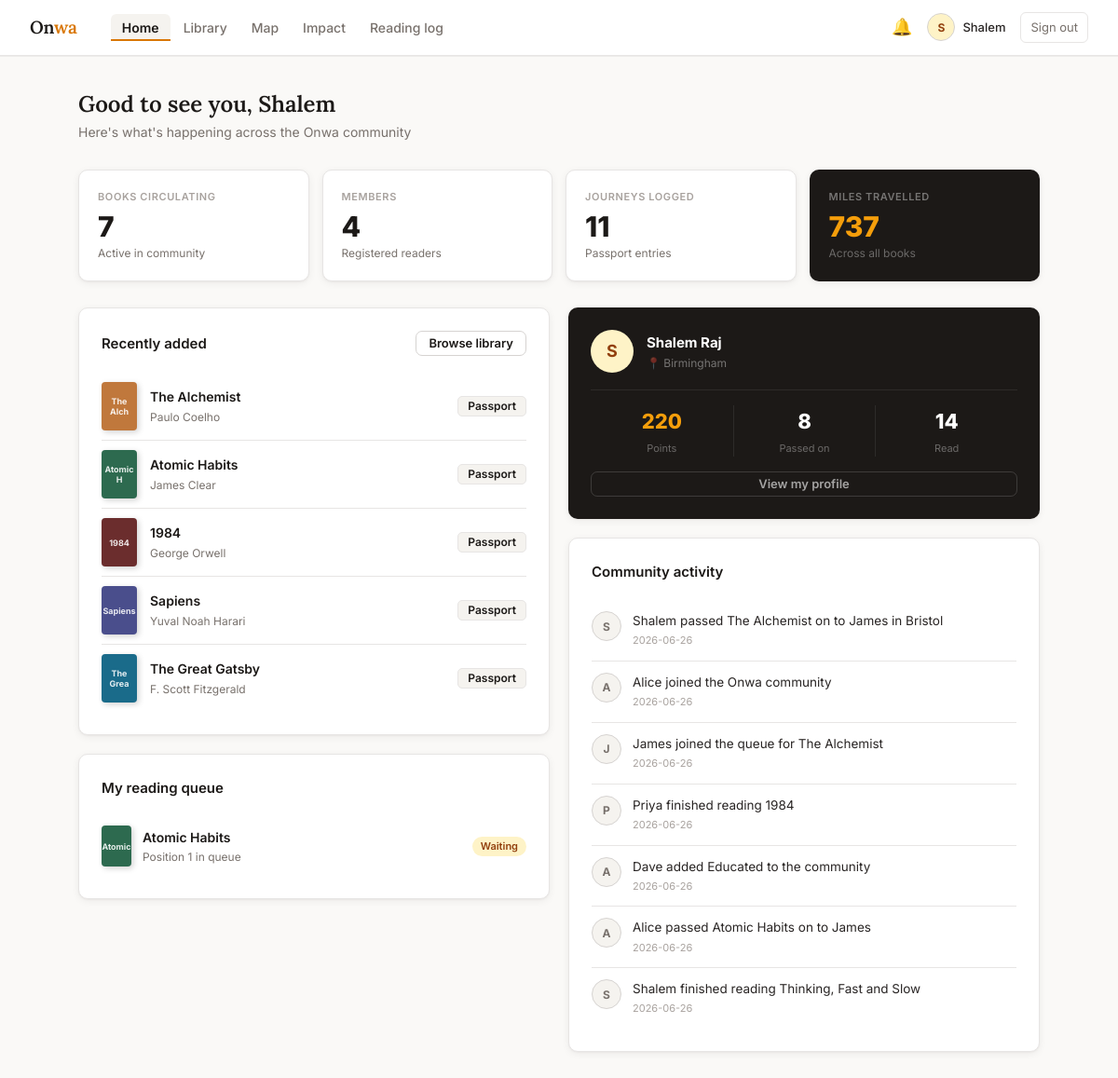
/dashboard (signed in), run on the app's committed database.
### tables this page shows
CREATE TABLE users (
            id INTEGER PRIMARY KEY AUTOINCREMENT,
            name TEXT NOT NULL,
            email TEXT UNIQUE NOT NULL,
            password TEXT NOT NULL,
            role TEXT DEFAULT 'member',
            bio TEXT DEFAULT '',
            location TEXT DEFAULT '',
            points INTEGER DEFAULT 0,
            books_passed INTEGER DEFAULT 0,
            books_read INTEGER DEFAULT 0,
            date_joined DATETIME DEFAULT CURRENT_TIMESTAMP
        );

CREATE TABLE books (
            id INTEGER PRIMARY KEY AUTOINCREMENT,
            title TEXT NOT NULL,
            author TEXT NOT NULL,
            genre TEXT,
            description TEXT,
            cover_color TEXT DEFAULT '#4A90D9',
            passport_code TEXT UNIQUE,
            current_holder_id INTEGER,
            status TEXT DEFAULT 'circulating',
            total_miles REAL DEFAULT 0,
            total_readers INTEGER DEFAULT 0,
            added_by INTEGER,
            date_added DATETIME DEFAULT CURRENT_TIMESTAMP
        );

CREATE TABLE queue (
            id INTEGER PRIMARY KEY AUTOINCREMENT,
            book_id INTEGER NOT NULL,
            user_id INTEGER NOT NULL,
            position INTEGER,
            status TEXT DEFAULT 'waiting',
            date_queued DATETIME DEFAULT CURRENT_TIMESTAMP
        );

CREATE TABLE activity (
            id INTEGER PRIMARY KEY AUTOINCREMENT,
            user_id INTEGER NOT NULL,
            type TEXT NOT NULL,
            book_id INTEGER,
            message TEXT,
            date DATETIME DEFAULT CURRENT_TIMESTAMP
        );

### app.py (the view)
@app.route('/dashboard')
def dashboard():
    if 'user_id' not in session:
        return redirect('/login')
    conn = get_db()
    uid = session['user_id']
    user = conn.execute("SELECT * FROM users WHERE id=?", (uid,)).fetchone()
    recent_books = conn.execute("SELECT * FROM books ORDER BY date_added DESC LIMIT 5").fetchall()
    my_queue = conn.execute("SELECT q.*,b.title,b.passport_code,b.cover_color FROM queue q JOIN books b ON b.id=q.book_id WHERE q.user_id=? AND q.status='waiting'", (uid,)).fetchall()
    feed = conn.execute("SELECT a.*,u.name as uname,u.location,b.title as btitle FROM activity a JOIN users u ON u.id=a.user_id LEFT JOIN books b ON b.id=a.book_id ORDER BY a.date DESC LIMIT 8").fetchall()
    stats = {
        'books': conn.execute("SELECT COUNT(*) FROM books").fetchone()[0],
        'members': conn.execute("SELECT COUNT(*) FROM users WHERE role='member'").fetchone()[0],
        'journeys': conn.execute("SELECT COUNT(*) FROM passport_entries").fetchone()[0],
        'miles': conn.execute("SELECT COALESCE(SUM(miles_travelled),0) FROM passport_entries").fetchone()[0],
    }
    conn.close()
    return render_template('dashboard.html', user=user, recent_books=recent_books, my_queue=my_queue, feed=feed, stats=stats)

### app.py (called while the page is built)
def get_db():
    conn = sqlite3.connect(DB)
    conn.row_factory = sqlite3.Row
    return conn

### templates/dashboard.html (shortened to what this page needs)
{% extends 'base.html' %}
{% block body %}
<div class="page">
  <div class="page-header">
    <h1>Good to see you, {{ user['name'].split()[0] }}</h1>
    <p>Here's what's happening across the Onwa community</p>
  </div>
  <div class="stat-row">
    <div class="stat-box">
      <div class="s-top">Books circulating</div>
      <div class="s-num">{{ stats.books }}</div>
      <div class="s-sub">Active in community</div>
    </div>
    <div class="stat-box">
      <div class="s-top">Members</div>
      <div class="s-num">{{ stats.members }}</div>
      <div class="s-sub">Registered readers</div>
    </div>
    <div class="stat-box">
      <div class="s-top">Journeys logged</div>
      <div class="s-num">{{ stats.journeys }}</div>
      <div class="s-sub">Passport entries</div>
    </div>
    <div class="stat-box" style="background:var(--ink);border-color:transparent">
      <div class="s-top" style="color:rgba(255,255,255,.4)">Miles travelled</div>
      <div class="s-num" style="color:var(--amber-bright)">{{ "%.0f"|format(stats.miles) }}</div>
      <div class="s-sub" style="color:rgba(255,255,255,.35)">Across all books</div>
    </div>
  </div>
  <div class="g2">
    <div style="display:flex;flex-direction:column;gap:20px">
      <div class="card">
        <div class="card-title">
          Recently added
          <a href="/library" class="btn btn-outline btn-sm">Browse library</a>
        </div>
        {% for book in recent_books %}
        <div style="display:flex;align-items:center;gap:14px;padding:10px 0;{% if not loop.last %}border-bottom:1px solid var(--border);{% endif %}">
          <div class="bcover" style="width:38px;height:52px;background:{{ book['cover_color'] }}">{{ book['title'][:8] }}</div>
          <div style="flex:1;min-width:0">
            <div style="font-weight:600;font-size:14px;white-space:nowrap;overflow:hidden;text-overflow:ellipsis">{{ book['title'] }}</div>
            <div style="font-size:12px;color:var(--muted);margin-top:1px">{{ book['author'] }}</div>
          </div>
          <a href="/passport/{{ book['passport_code'] }}" class="btn btn-ghost btn-xs">Passport</a>
        </div>
        {% endfor %}
      </div>
      <div class="card">
        <div class="card-title">My reading queue</div>
        {% if my_queue %}
          {% for q in my_queue %}
          <div style="display:flex;align-items:center;gap:12px;padding:10px 0;{% if not loop.last %}border-bottom:1px solid var(--border);{% endif %}">
            <div class="bcover" style="width:32px;height:44px;background:{{ q['cover_color'] }}">{{ q['title'][:6] }}</div>
            <div style="flex:1">
              <div style="font-weight:600;font-size:14px">{{ q['title'] }}</div>
              <div style="font-size:12px;color:var(--muted)">Position {{ q['position'] }} in queue</div>
            </div>
            <span class="badge b-amber">Waiting</span>
          </div>
          {% endfor %}
        {% else %}
        <div class="empty">
          <div class="empty-icon">📖</div>
          <p>You're not queued for any books.<br>
          <a href="/library" style="color:var(--amber-mid);font-weight:600;text-decoration:none">Explore the library →</a></p>
        </div>
        {% endif %}
      </div>
    </div>
    <div style="display:flex;flex-direction:column;gap:20px">
      <div class="card" style="background:var(--ink);border:none">
        <div style="display:flex;align-items:center;gap:14px;margin-bottom:18px">
          <div style="width:46px;height:46px;border-radius:50%;background:var(--amber-bg);color:var(--amber);font-size:18px;font-weight:700;display:flex;align-items:center;justify-content:center;flex-shrink:0">{{ user['name'][0] }}</div>
          <div>
            <div style="font-weight:700;color:#fff;font-size:15px">{{ user['name'] }}</div>
            <div style="font-size:12px;color:rgba(255,255,255,.4)">{% if user['location'] %}📍 {{ user['location'] }}{% endif %}</div>
          </div>
        </div>
        <div style="display:grid;grid-template-columns:1fr 1fr 1fr;gap:0;border-top:1px solid rgba(255,255,255,.08);padding-top:16px;text-align:center">
          <div>
            <div style="font-size:22px;font-weight:800;color:var(--amber-bright)">{{ user['points'] }}</div>
            <div style="font-size:11px;color:rgba(255,255,255,.35);margin-top:2px">Points</div>
          </div>
          <div style="border-left:1px solid rgba(255,255,255,.08)">
            <div style="font-size:22px;font-weight:800;color:#fff">{{ user['books_passed'] }}</div>
            <div style="font-size:11px;color:rgba(255,255,255,.35);margin-top:2px">Passed on</div>
          </div>
          <div style="border-left:1px solid rgba(255,255,255,.08)">
            <div style="font-size:22px;font-weight:800;color:#fff">{{ user['books_read'] }}</div>
            <div style="font-size:11px;color:rgba(255,255,255,.35);margin-top:2px">Read</div>
          </div>
        </div>
        <div style="margin-top:16px">
          <a href="/profile/{{ user['id'] }}" class="btn btn-outline btn-sm" style="color:rgba(255,255,255,.6);border-color:rgba(255,255,255,.15);width:100%">View my profile</a>
        </div>
      </div>
      <div class="card">
        <div class="card-title">Community activity</div>
        {% for item in feed %}
        <div class="feed-item">
          <div class="feed-avatar">{{ item['uname'][0] }}</div>
          <div>
            <div class="feed-text">{{ item['message'] }}</div>
            <div class="feed-time">{{ item['date'][:10] }}</div>
          </div>
        </div>
        {% endfor %}
      </div>
    </div>
  </div>
</div>
{% endblock %}

### templates/base.html (shortened to what this page needs)
<!DOCTYPE html>
<html lang="en">
<head>
<link rel="stylesheet" href="{{ url_for('static', filename='animations.css') }}">
</head>
<body>
{% if session.user_id %}
<nav class="nav">
  <a href="/dashboard" class="nav-logo">On<span>wa</span></a>
  <ul class="nav-links">
    <li><a href="/dashboard" {% if request.path=='/dashboard' %}class="active"{% endif %}>Home</a></li>
    <li><a href="/library"  {% if request.path=='/library'  %}class="active"{% endif %}>Library</a></li>
    <li><a href="/map" {% if request.path=='/map' %}class="active"{% endif %}>Map</a></li>
    <li><a href="/impact" {% if request.path=='/impact' %}class="active"{% endif %}>Impact</a></li>
    <li><a href="/reading-log" {% if request.path=='/reading-log' %}class="active"{% endif %}>Reading log</a></li>
  </ul>
  <div class="nav-right">
    <a href="/notifications" style="position:relative;text-decoration:none;color:var(--muted);transition:color .15s" title="Notifications" onmouseover="this.style.color='var(--ink)'" onmouseout="this.style.color='var(--muted)'">
      <span style="font-size:18px">🔔</span>
    </a>
    <a href="/profile/{{ session.user_id }}" style="display:flex;align-items:center;gap:8px;text-decoration:none">
      <div class="nav-avatar">{{ session.user_name[0] }}</div>
      <span class="nav-name">{{ session.user_name.split()[0] }}</span>
    </a>
    <a href="/logout" class="nav-signout">Sign out</a>
  </div>
</nav>
{% endif %}
{% block body %}{% endblock %}
</body>
</html>

### static/animations.css (style rules this page uses)
.page { animation: fadeIn 0.5s ease-out; }
.card { animation: fadeInUp 0.6s ease-out backwards; }
.card:nth-child(1) { animation-delay: 0.05s; }
.card:nth-child(2) { animation-delay: 0.1s; }
.stat-box { animation: fadeInUp 0.6s ease-out backwards; }
.stat-box:nth-child(1) { animation-delay: 0.1s; }
.stat-box:nth-child(2) { animation-delay: 0.15s; }
.stat-box:nth-child(3) { animation-delay: 0.2s; }
.stat-box:nth-child(4) { animation-delay: 0.25s; }
.btn { position: relative; overflow: hidden; transition: all 0.3s cubic-bezier(0.34, 1.56, 0.64, 1); }
.btn::before { content: ''; position: absolute; top: 50%; left: 50%; width: 0; height: 0; border-radius: 50%; background: rgba(255, 255, 255, 0.3); transform: translate(-50%, -50%); transition: width 0.6s, height 0.6s; }
.bcover { transition: all 0.4s cubic-bezier(0.34, 1.56, 0.64, 1); animation: slideInFromLeft 0.5s ease-out; }
.nav { animation: slideInFromTop 0.5s ease-out; box-shadow: 0 1px 0 rgba(0, 0, 0, 0.05); transition: all 0.3s ease; }
.nav-links a { transition: all 0.25s ease; position: relative; }
.nav-links a::after { content: ''; position: absolute; bottom: 0; left: 0; width: 0; height: 2px; background: var(--amber-mid); transition: width 0.3s ease; }
.nav-links a:hover::after, .nav-links a.active::after { width: 100%; }
.feed-item { animation: fadeInUp 0.5s ease-out backwards; transition: all 0.3s ease; }
.feed-item:nth-child(2) { animation-delay: 0.1s; }
.feed-item:nth-child(3) { animation-delay: 0.15s; }
.feed-item:nth-child(4) { animation-delay: 0.2s; }
.feed-item:nth-child(5) { animation-delay: 0.25s; }
.badge { animation: scaleIn 0.4s cubic-bezier(0.34, 1.56, 0.64, 1); }
.page-header { animation: fadeInUp 0.6s ease-out; }
.page-header h1 { animation: slideInFromLeft 0.5s ease-out; }
.page-header p { animation: slideInFromLeft 0.5s ease-out 0.1s backwards; }
.s-num { transition: all 0.6s cubic-bezier(0.34, 1.56, 0.64, 1); animation: fadeInUp 0.6s ease-out backwards; }
.g2 > *, .g3 > *, .g4 > * { animation: fadeInUp 0.5s ease-out backwards; }
.g2 > :nth-child(1) { animation-delay: 0.1s; }
.g2 > :nth-child(2) { animation-delay: 0.15s; }
a { transition: all 0.25s ease; }
.btn-dark, .btn-amber, .btn-outline, .btn-ghost, .btn-danger { transition: all 0.3s cubic-bezier(0.34, 1.56, 0.64, 1); }
.b-green, .b-amber, .b-blue, .b-grey, .b-red, .b-ink { transition: all 0.3s ease; }
body, .page, .card { transition: background-color 0.3s ease; }
.card { transition: box-shadow 0.3s cubic-bezier(0.34, 1.56, 0.64, 1); }
.tl-head, .card-title { animation: slideInFromLeft 0.4s ease-out backwards; }
.badge.b-green, .badge.b-amber { animation: scaleIn 0.5s cubic-bezier(0.34, 1.56, 0.64, 1); }

### data on the page
users: name "Shalem", name "S", name "Shalem Raj", location "Birmingham", points "220", books_passed "8", books_read "14"
books: title "The Alch", title "The Alchemist", author "Paulo Coelho"
books: title "Atomic H", title "Atomic Habits", author "James Clear"
books: title "1984", author "George Orwell"
books: title "Sapiens", author "Yuval Noah Harari"
books: title "The Grea", title "The Great Gatsby", author "F. Scott Fitzgerald"
queue: title "Atomic", title "Atomic Habits", position "1"
activity: name "S", message "Shalem passed The Alchemist on to James in Bristol", date "2026-06-26"
activity: name "A", message "Alice joined the Onwa community", date "2026-06-26"
activity: name "J", message "James joined the queue for The Alchemist", date "2026-06-26"
activity: name "P", message "Priya finished reading 1984", date "2026-06-26"
activity: name "A", message "Dave added Educated to the community", date "2026-06-26"
activity: name "A", message "Alice passed Atomic Habits on to James", date "2026-06-26"
activity: name "S", message "Shalem finished reading Thinking, Fast and Slow", date "2026-06-26"

### other printed values
{{ session.user_name[0] }} "S"
{{ session.user_name.split()[0] }} "Shalem"
{{ stats.books }} "7"
{{ stats.members }} "4"
{{ stats.journeys }} "11"
{{ "%.0f"|format(stats.miles) }} "737"
